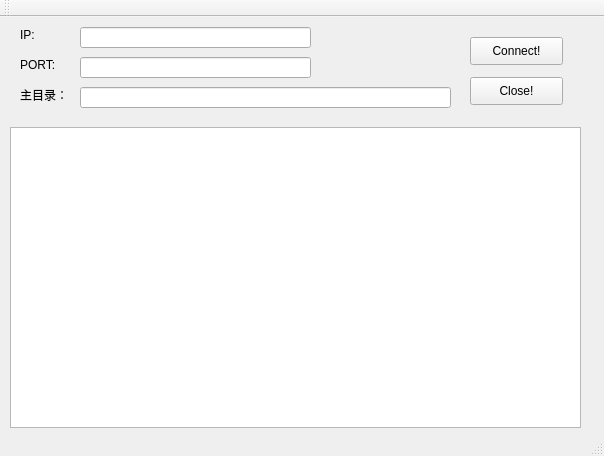
<?xml version="1.0" encoding="UTF-8"?>
<ui version="4.0">
 <class>HttpServer</class>
 <widget class="QMainWindow" name="HttpServer">
  <property name="geometry">
   <rect>
    <x>0</x>
    <y>0</y>
    <width>604</width>
    <height>456</height>
   </rect>
  </property>
  <property name="windowTitle">
   <string>HttpServer</string>
  </property>
  <widget class="QWidget" name="centralWidget">
   <widget class="QPushButton" name="connect_button">
    <property name="geometry">
     <rect>
      <x>470</x>
      <y>20</y>
      <width>93</width>
      <height>28</height>
     </rect>
    </property>
    <property name="text">
     <string>Connect!</string>
    </property>
   </widget>
   <widget class="QPushButton" name="close_button">
    <property name="geometry">
     <rect>
      <x>470</x>
      <y>60</y>
      <width>93</width>
      <height>28</height>
     </rect>
    </property>
    <property name="text">
     <string>Close!</string>
    </property>
   </widget>
   <widget class="QLabel" name="label">
    <property name="geometry">
     <rect>
      <x>20</x>
      <y>10</y>
      <width>72</width>
      <height>15</height>
     </rect>
    </property>
    <property name="text">
     <string>IP:</string>
    </property>
   </widget>
   <widget class="QLabel" name="label_2">
    <property name="geometry">
     <rect>
      <x>20</x>
      <y>40</y>
      <width>72</width>
      <height>15</height>
     </rect>
    </property>
    <property name="text">
     <string>PORT:</string>
    </property>
   </widget>
   <widget class="QLabel" name="label_3">
    <property name="geometry">
     <rect>
      <x>20</x>
      <y>70</y>
      <width>72</width>
      <height>15</height>
     </rect>
    </property>
    <property name="text">
     <string>主目录：</string>
    </property>
   </widget>
   <widget class="QLineEdit" name="ip_edit">
    <property name="geometry">
     <rect>
      <x>80</x>
      <y>10</y>
      <width>231</width>
      <height>21</height>
     </rect>
    </property>
   </widget>
   <widget class="QLineEdit" name="port_edit">
    <property name="geometry">
     <rect>
      <x>80</x>
      <y>40</y>
      <width>231</width>
      <height>21</height>
     </rect>
    </property>
   </widget>
   <widget class="QLineEdit" name="path_edit">
    <property name="geometry">
     <rect>
      <x>80</x>
      <y>70</y>
      <width>371</width>
      <height>21</height>
     </rect>
    </property>
   </widget>
   <widget class="QTextBrowser" name="messages">
    <property name="geometry">
     <rect>
      <x>10</x>
      <y>110</y>
      <width>571</width>
      <height>301</height>
     </rect>
    </property>
   </widget>
  </widget>
  <widget class="QMenuBar" name="menuBar">
   <property name="geometry">
    <rect>
     <x>0</x>
     <y>0</y>
     <width>604</width>
     <height>26</height>
    </rect>
   </property>
  </widget>
  <widget class="QToolBar" name="mainToolBar">
   <attribute name="toolBarArea">
    <enum>TopToolBarArea</enum>
   </attribute>
   <attribute name="toolBarBreak">
    <bool>false</bool>
   </attribute>
  </widget>
  <widget class="QStatusBar" name="statusBar"/>
 </widget>
 <layoutdefault spacing="6" margin="11"/>
 <resources/>
 <connections/>
</ui>
